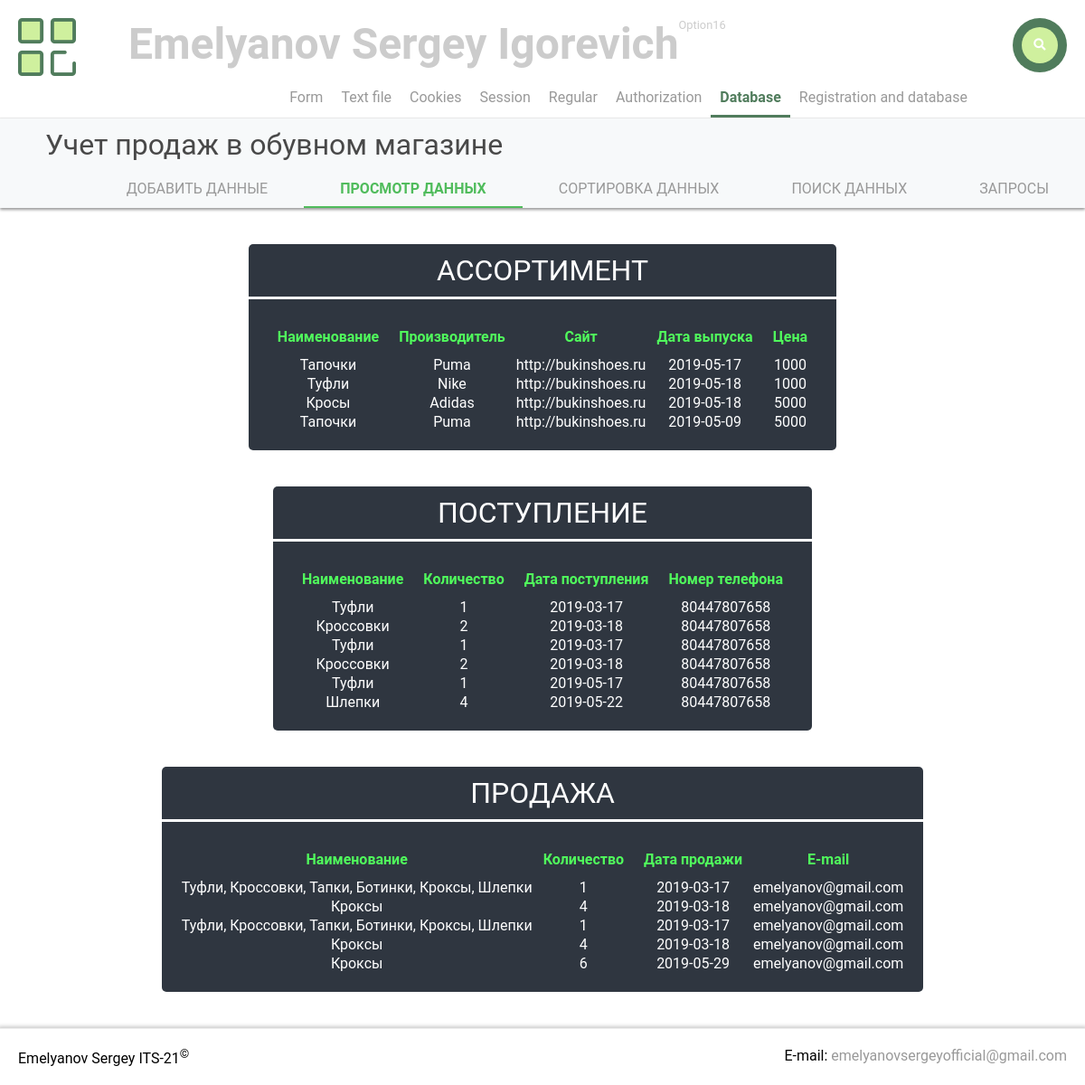
The app's page /lab7/view.php, older data.
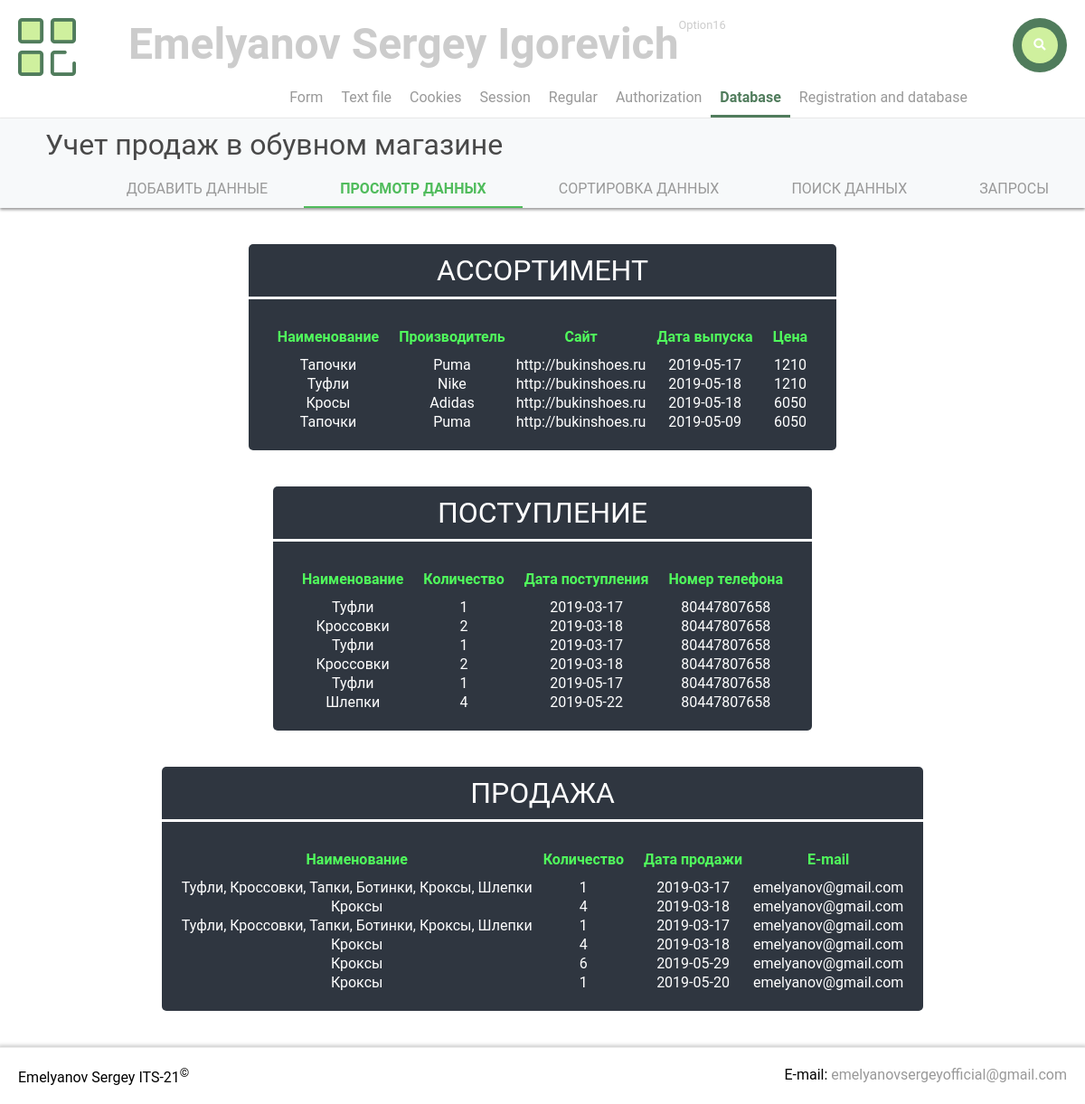
The same page, newer data.
### tables this page shows
CREATE TABLE IF NOT EXISTS `rang` (
  `id` int(11) unsigned NOT NULL AUTO_INCREMENT,
  `name1` varchar(255) DEFAULT NULL,
  `manufacturer1` varchar(255) DEFAULT NULL,
  `site1` varchar(255) DEFAULT NULL,
  `date1` date DEFAULT NULL,
  `price1` int(11) unsigned DEFAULT NULL,
  PRIMARY KEY (`id`)
);

CREATE TABLE IF NOT EXISTS `sale` (
  `id` int(11) unsigned NOT NULL AUTO_INCREMENT,
  `shoes` varchar(255) DEFAULT NULL,
  `number` int(11) unsigned DEFAULT NULL,
  `date3` date DEFAULT NULL,
  `email3` varchar(255) DEFAULT NULL,
  PRIMARY KEY (`id`)
);

### lab7/view.php (the view, shortened to what this page needs)
<!DOCTYPE HTML>
<html lang="en">
<head>
    <link rel="stylesheet" href="../styles/main.css">
    <link rel="stylesheet" href="../styles/style.css">
    <link rel="stylesheet" href="../styles/lab1.css">
    <link rel="stylesheet" href="../styles/lab2.css">
    <link rel="stylesheet" href="../styles/lab7.css">
    <link rel="stylesheet" href="https://use.fontawesome.com/releases/v5.7.2/css/all.css"
>
</head>
<body>
<header>
    <div class="divHeader">
        <a href="../index.php"><img class="menuImg" src="../images/greenBlockMenu.png" alt="menu img"></a>
        <div class="title">
            <span class="FIO">Emelyanov Sergey Igorevich</span>
            <span class="option">Option16</span>
        </div>
        <form id="searchBox" action="" method="get">
            <button id="searchBtn" type="submit" value="search"><i class="fas fa-search"></i></button>
        </form>
    </div>
    <nav class="navHeader">
        <ul class="mainMenu">
            <li><a href="../lab1/form1.php">Form</a></li>
            <li><a href="../lab2/add.php">Text file</a></li>
            <li><a href="../lab3/cookies.php">Cookies</a></li>
            <li><a href="../lab4/shop.php">Session</a></li>
            <li><a href="../lab5/regular.html">Regular</a></li>
            <li><a href="../lab6/add.php">Authorization</a></li>
            <li class="active"><a href="add.php">Database</a></li>
            <li><a href="../lab8/add.php">Registration and database</a></li>
        </ul>
    </nav>
</header>
<nav class="subNav">
    <p>Учет продаж в обувном магазине</p>
    <ul class="subMenu">
        <li><a href="add.php">ДОБАВИТЬ ДАННЫЕ</a></li>
        <li class="active2"><a href="view.php">ПРОСМОТР ДАННЫХ</a></li>
        <li><a href="sorting.php">СОРТИРОВКА ДАННЫХ</a></li>
        <li><a href="search.php">ПОИСК ДАННЫХ</a></li>
        <li><a href="sql.php">ЗАПРОСЫ</a></li>
    </ul>
</nav>
<main>
    <?php
    $host = 'localhost';
    $user = 'root';
    $password = 'usbw';
    $db_name = 'test';
    $link = mysqli_connect($host, $user, $password, $db_name);
    mysqli_query($link, "SET NAMES 'utf8' COLLATE 'utf8_general_ci'");
    mysqli_query($link, "SET CHARACTER SET 'utf8'");
    mysqli_set_charset($link, 'utf8');
    $table = 'rang';
    $result = mysqli_query($link, "SELECT * FROM " . $table . " WHERE id > 0") or die(mysqli_error($link));
    $table = "<table>";
    $table .= "<caption>АССОРТИМЕНТ</caption>";
    $table .= "<tr>";
    $table .= "<th>Наименование</th>";
    $table .= "<th>Производитель</th>";
    $table .= "<th>Сайт</th>";
    $table .= "<th>Дата выпуска</th>";
    $table .= "<th>Цена</th>";
    $table .= "</tr>";
    $rows = mysqli_num_rows($result);
    for ($i = 0; $i < $rows; ++$i) {
        $row = mysqli_fetch_row($result);
        $table .= "<tr>";
        for ($j = 1; $j < 6; ++$j) $table .= "<td>$row[$j]</td>";
        $table .= "</tr>";
    }
    $table .= "</table>";
    echo $table;
    $table = 'receipt';
    $result = mysqli_query($link, "SELECT * FROM " . $table . " WHERE id > 0") or die(mysqli_error($link));
    $table = "<table>";
    $table .= "<caption>ПОСТУПЛЕНИЕ</caption>";
    $table .= "<tr>";
    $table .= "<th>Наименование</th>";
    $table .= "<th>Количество</th>";
    $table .= "<th>Дата поступления</th>";
    $table .= "<th>Номер телефона</th>";
    $table .= "</tr>";
    $rows = mysqli_num_rows($result);
    for ($i = 0; $i < $rows; ++$i) {
        $row = mysqli_fetch_row($result);
        $table .= "<tr>";
        for ($j = 1; $j < 5; ++$j) $table .= "<td>$row[$j]</td>";
        $table .= "</tr>";
    }
    $table .= "</table>";
    echo $table;
    $table = 'sale';
    $result = mysqli_query($link, "SELECT * FROM " . $table . " WHERE id > 0") or die(mysqli_error($link));
    $table = "<table>";
    $table .= "<caption>ПРОДАЖА</caption>";
    $table .= "<tr>";
    $table .= "<th>Наименование</th>";
    $table .= "<th>Количество</th>";
    $table .= "<th>Дата продажи</th>";
    $table .= "<th>E-mail</th>";
    $table .= "</tr>";
    $rows = mysqli_num_rows($result);
    for ($i = 0; $i < $rows; ++$i) {
        $row = mysqli_fetch_row($result);
        $table .= "<tr>";
        for ($j = 1; $j < 5; ++$j) $table .= "<td>$row[$j]</td>";
        $table .= "</tr>";
    }
    $table .= "</table>";
    echo $table;
    ?>
</main>
<footer>
    <span>Emelyanov Sergey ITS-21<sup>&#169;</sup></span>
    <span>
            E-mail:
            <a href="mailto: emelyanovsergeyofficial@gmail.com" target="_blank" title="Emelyanov Sergey">
                emelyanovsergeyofficial@gmail.com
            </a>
        </span>
</footer>
</body>
</html>

Row changes from the older to the newer data that the page shows:
added sale: shoes "Кроксы", number "1", date3 "2019-05-20", email3 "emelyanov@gmail.com"
Text that changed along with them:
list line gone: "1000"
new list line: "1210"
list line gone: "5000"
new list line: "6050"
